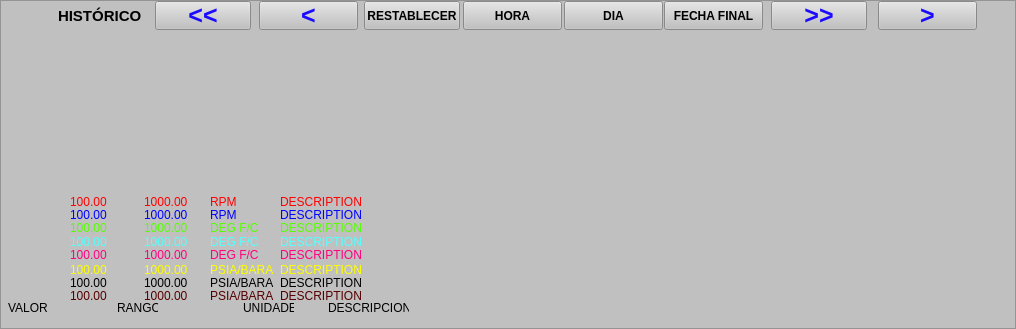
   <widget class="QFrame" name="frame_3">
    <property name="geometry">
     <rect>
      <x>4</x>
      <y>327</y>
      <width>1016</width>
      <height>329</height>
     </rect>
    </property>
    <property name="styleSheet">
     <string notr="true">background-color: rgb(192, 192, 192);</string>
    </property>
    <property name="frameShape">
     <enum>QFrame::StyledPanel</enum>
    </property>
    <property name="frameShadow">
     <enum>QFrame::Raised</enum>
    </property>
    <widget class="QwtPlot" name="qwtPlot_2">
     <property name="geometry">
      <rect>
       <x>13</x>
       <y>33</y>
       <width>971</width>
       <height>151</height>
      </rect>
     </property>
    </widget>
    <widget class="QLabel" name="label_48">
     <property name="geometry">
      <rect>
       <x>5</x>
       <y>194</y>
       <width>51</width>
       <height>16</height>
      </rect>
     </property>
     <property name="styleSheet">
      <string notr="true">color: rgb(255, 0, 0);</string>
     </property>
     <property name="text">
      <string>&lt;NO DATA&gt;</string>
     </property>
    </widget>
    <widget class="QLabel" name="label_49">
     <property name="geometry">
      <rect>
       <x>70</x>
       <y>194</y>
       <width>41</width>
       <height>16</height>
      </rect>
     </property>
     <property name="styleSheet">
      <string notr="true">color: rgb(255, 0, 0);</string>
     </property>
     <property name="text">
      <string>100.00</string>
     </property>
    </widget>
    <widget class="QLabel" name="label_50">
     <property name="geometry">
      <rect>
       <x>144</x>
       <y>194</y>
       <width>51</width>
       <height>16</height>
      </rect>
     </property>
     <property name="styleSheet">
      <string notr="true">color: rgb(255, 0, 0);</string>
     </property>
     <property name="text">
      <string>1000.00</string>
     </property>
    </widget>
    <widget class="QLabel" name="label_51">
     <property name="geometry">
      <rect>
       <x>210</x>
       <y>194</y>
       <width>66</width>
       <height>16</height>
      </rect>
     </property>
     <property name="styleSheet">
      <string notr="true">color: rgb(255, 0, 0);</string>
     </property>
     <property name="text">
      <string>RPM</string>
     </property>
    </widget>
    <widget class="QLabel" name="label_52">
     <property name="geometry">
      <rect>
       <x>280</x>
       <y>194</y>
       <width>151</width>
       <height>16</height>
      </rect>
     </property>
     <property name="styleSheet">
      <string notr="true">color: rgb(255, 0, 0);</string>
     </property>
     <property name="text">
      <string>DESCRIPTION</string>
     </property>
    </widget>
    <widget class="QLabel" name="label_53">
     <property name="geometry">
      <rect>
       <x>280</x>
       <y>207</y>
       <width>151</width>
       <height>16</height>
      </rect>
     </property>
     <property name="styleSheet">
      <string notr="true">color: rgb(0, 0, 255);</string>
     </property>
     <property name="text">
      <string>DESCRIPTION</string>
     </property>
    </widget>
    <widget class="QLabel" name="label_54">
     <property name="geometry">
      <rect>
       <x>5</x>
       <y>207</y>
       <width>51</width>
       <height>16</height>
      </rect>
     </property>
     <property name="styleSheet">
      <string notr="true">color: rgb(0, 0, 255);</string>
     </property>
     <property name="text">
      <string>&lt;NO DATA&gt;</string>
     </property>
    </widget>
    <widget class="QLabel" name="label_55">
     <property name="geometry">
      <rect>
       <x>210</x>
       <y>207</y>
       <width>66</width>
       <height>16</height>
      </rect>
     </property>
     <property name="styleSheet">
      <string notr="true">color: rgb(0, 0, 255);</string>
     </property>
     <property name="text">
      <string>RPM</string>
     </property>
    </widget>
    <widget class="QLabel" name="label_56">
     <property name="geometry">
      <rect>
       <x>70</x>
       <y>207</y>
       <width>41</width>
       <height>16</height>
      </rect>
     </property>
     <property name="styleSheet">
      <string notr="true">color: rgb(0, 0, 255);</string>
     </property>
     <property name="text">
      <string>100.00</string>
     </property>
    </widget>
    <widget class="QLabel" name="label_57">
     <property name="geometry">
      <rect>
       <x>144</x>
       <y>207</y>
       <width>51</width>
       <height>16</height>
      </rect>
     </property>
     <property name="styleSheet">
      <string notr="true">color: rgb(0, 0, 255);</string>
     </property>
     <property name="text">
      <string>1000.00</string>
     </property>
    </widget>
    <widget class="QLabel" name="label_58">
     <property name="geometry">
      <rect>
       <x>280</x>
       <y>220</y>
       <width>151</width>
       <height>16</height>
      </rect>
     </property>
     <property name="styleSheet">
      <string notr="true">color: rgb(85, 255, 0);</string>
     </property>
     <property name="text">
      <string>DESCRIPTION</string>
     </property>
    </widget>
    <widget class="QLabel" name="label_59">
     <property name="geometry">
      <rect>
       <x>144</x>
       <y>220</y>
       <width>51</width>
       <height>16</height>
      </rect>
     </property>
     <property name="styleSheet">
      <string notr="true">color: rgb(85, 255, 0);</string>
     </property>
     <property name="text">
      <string>1000.00</string>
     </property>
    </widget>
    <widget class="QLabel" name="label_60">
     <property name="geometry">
      <rect>
       <x>5</x>
       <y>220</y>
       <width>51</width>
       <height>16</height>
      </rect>
     </property>
     <property name="styleSheet">
      <string notr="true">color: rgb(85, 255, 0);</string>
     </property>
     <property name="text">
      <string>&lt;NO DATA&gt;</string>
     </property>
    </widget>
    <widget class="QLabel" name="label_61">
     <property name="geometry">
      <rect>
       <x>210</x>
       <y>220</y>
       <width>66</width>
       <height>16</height>
      </rect>
     </property>
     <property name="styleSheet">
      <string notr="true">color: rgb(85, 255, 0);</string>
     </property>
     <property name="text">
      <string>DEG F/C</string>
     </property>
    </widget>
    <widget class="QLabel" name="label_62">
     <property name="geometry">
      <rect>
       <x>70</x>
       <y>220</y>
       <width>41</width>
       <height>16</height>
      </rect>
     </property>
     <property name="styleSheet">
      <string notr="true">color: rgb(85, 255, 0);</string>
     </property>
     <property name="text">
      <string>100.00</string>
     </property>
    </widget>
    <widget class="QLabel" name="label_63">
     <property name="geometry">
      <rect>
       <x>280</x>
       <y>234</y>
       <width>151</width>
       <height>16</height>
      </rect>
     </property>
     <property name="styleSheet">
      <string notr="true">color: rgb(85, 255, 255);</string>
     </property>
     <property name="text">
      <string>DESCRIPTION</string>
     </property>
    </widget>
    <widget class="QLabel" name="label_64">
     <property name="geometry">
      <rect>
       <x>210</x>
       <y>234</y>
       <width>66</width>
       <height>16</height>
      </rect>
     </property>
     <property name="styleSheet">
      <string notr="true">color: rgb(85, 255, 255);</string>
     </property>
     <property name="text">
      <string>DEG F/C</string>
     </property>
    </widget>
    <widget class="QLabel" name="label_65">
     <property name="geometry">
      <rect>
       <x>144</x>
       <y>234</y>
       <width>51</width>
       <height>16</height>
      </rect>
     </property>
     <property name="styleSheet">
      <string notr="true">color: rgb(85, 255, 255);</string>
     </property>
     <property name="text">
      <string>1000.00</string>
     </property>
    </widget>
    <widget class="QLabel" name="label_66">
     <property name="geometry">
      <rect>
       <x>70</x>
       <y>234</y>
       <width>41</width>
       <height>16</height>
      </rect>
     </property>
     <property name="styleSheet">
      <string notr="true">color: rgb(85, 255, 255);</string>
     </property>
     <property name="text">
      <string>100.00</string>
     </property>
    </widget>
    <widget class="QLabel" name="label_67">
     <property name="geometry">
      <rect>
       <x>5</x>
       <y>234</y>
       <width>51</width>
       <height>16</height>
      </rect>
     </property>
     <property name="styleSheet">
      <string notr="true">color: rgb(85, 255, 255);</string>
     </property>
     <property name="text">
      <string>&lt;NO DATA&gt;</string>
     </property>
    </widget>
    <widget class="QLabel" name="label_68">
     <property name="geometry">
      <rect>
       <x>280</x>
       <y>247</y>
       <width>151</width>
       <height>16</height>
      </rect>
     </property>
     <property name="styleSheet">
      <string notr="true">color: rgb(85, 255, 0);
color: rgb(255, 0, 127);</string>
     </property>
     <property name="text">
      <string>DESCRIPTION</string>
     </property>
    </widget>
    <widget class="QLabel" name="label_69">
     <property name="geometry">
      <rect>
       <x>70</x>
       <y>247</y>
       <width>41</width>
       <height>16</height>
      </rect>
     </property>
     <property name="styleSheet">
      <string notr="true">color: rgb(85, 255, 0);
color: rgb(255, 0, 127);</string>
     </property>
     <property name="text">
      <string>100.00</string>
     </property>
    </widget>
    <widget class="QLabel" name="label_70">
     <property name="geometry">
      <rect>
       <x>5</x>
       <y>247</y>
       <width>51</width>
       <height>16</height>
      </rect>
     </property>
     <property name="styleSheet">
      <string notr="true">color: rgb(85, 255, 0);
color: rgb(255, 0, 127);</string>
     </property>
     <property name="text">
      <string>&lt;NO DATA&gt;</string>
     </property>
    </widget>
    <widget class="QLabel" name="label_71">
     <property name="geometry">
      <rect>
       <x>144</x>
       <y>247</y>
       <width>51</width>
       <height>16</height>
      </rect>
     </property>
     <property name="styleSheet">
      <string notr="true">color: rgb(85, 255, 0);
color: rgb(255, 0, 127);</string>
     </property>
     <property name="text">
      <string>1000.00</string>
     </property>
    </widget>
    <widget class="QLabel" name="label_72">
     <property name="geometry">
      <rect>
       <x>210</x>
       <y>247</y>
       <width>66</width>
       <height>16</height>
      </rect>
     </property>
     <property name="styleSheet">
      <string notr="true">color: rgb(85, 255, 0);
color: rgb(255, 0, 127);</string>
     </property>
     <property name="text">
      <string>DEG F/C</string>
     </property>
    </widget>
    <widget class="QLabel" name="label_73">
     <property name="geometry">
      <rect>
       <x>280</x>
       <y>262</y>
       <width>151</width>
       <height>16</height>
      </rect>
     </property>
     <property name="styleSheet">
      <string notr="true">color: rgb(255, 255, 0);</string>
     </property>
     <property name="text">
      <string>DESCRIPTION</string>
     </property>
    </widget>
    <widget class="QLabel" name="label_74">
     <property name="geometry">
      <rect>
       <x>144</x>
       <y>262</y>
       <width>51</width>
       <height>16</height>
      </rect>
     </property>
     <property name="styleSheet">
      <string notr="true">color: rgb(255, 255, 0);</string>
     </property>
     <property name="text">
      <string>1000.00</string>
     </property>
    </widget>
    <widget class="QLabel" name="label_75">
     <property name="geometry">
      <rect>
       <x>210</x>
       <y>262</y>
       <width>66</width>
       <height>16</height>
      </rect>
     </property>
     <property name="styleSheet">
      <string notr="true">color: rgb(255, 255, 0);</string>
     </property>
     <property name="text">
      <string>PSIA/BARA</string>
     </property>
    </widget>
    <widget class="QLabel" name="label_76">
     <property name="geometry">
      <rect>
       <x>5</x>
       <y>262</y>
       <width>51</width>
       <height>16</height>
      </rect>
     </property>
     <property name="styleSheet">
      <string notr="true">color: rgb(255, 255, 0);</string>
     </property>
     <property name="text">
      <string>&lt;NO DATA&gt;</string>
     </property>
    </widget>
    <widget class="QLabel" name="label_77">
     <property name="geometry">
      <rect>
       <x>70</x>
       <y>262</y>
       <width>41</width>
       <height>16</height>
      </rect>
     </property>
     <property name="styleSheet">
      <string notr="true">color: rgb(255, 255, 0);</string>
     </property>
     <property name="text">
      <string>100.00</string>
     </property>
    </widget>
    <widget class="QLabel" name="label_78">
     <property name="geometry">
      <rect>
       <x>280</x>
       <y>275</y>
       <width>151</width>
       <height>16</height>
      </rect>
     </property>
     <property name="styleSheet">
      <string notr="true">color: rgb(0, 0, 0);</string>
     </property>
     <property name="text">
      <string>DESCRIPTION</string>
     </property>
    </widget>
    <widget class="QLabel" name="label_79">
     <property name="geometry">
      <rect>
       <x>5</x>
       <y>275</y>
       <width>51</width>
       <height>16</height>
      </rect>
     </property>
     <property name="styleSheet">
      <string notr="true">color: rgb(0, 0, 0);</string>
     </property>
     <property name="text">
      <string>&lt;NO DATA&gt;</string>
     </property>
    </widget>
    <widget class="QLabel" name="label_80">
     <property name="geometry">
      <rect>
       <x>210</x>
       <y>275</y>
       <width>66</width>
       <height>16</height>
      </rect>
     </property>
     <property name="styleSheet">
      <string notr="true">color: rgb(0, 0, 0);</string>
     </property>
     <property name="text">
      <string>PSIA/BARA</string>
     </property>
    </widget>
    <widget class="QLabel" name="label_81">
     <property name="geometry">
      <rect>
       <x>70</x>
       <y>275</y>
       <width>41</width>
       <height>16</height>
      </rect>
     </property>
     <property name="styleSheet">
      <string notr="true">color: rgb(0, 0, 0);</string>
     </property>
     <property name="text">
      <string>100.00</string>
     </property>
    </widget>
    <widget class="QLabel" name="label_82">
     <property name="geometry">
      <rect>
       <x>144</x>
       <y>275</y>
       <width>51</width>
       <height>16</height>
      </rect>
     </property>
     <property name="styleSheet">
      <string notr="true">color: rgb(0, 0, 0);</string>
     </property>
     <property name="text">
      <string>1000.00</string>
     </property>
    </widget>
    <widget class="QLabel" name="label_83">
     <property name="geometry">
      <rect>
       <x>280</x>
       <y>288</y>
       <width>151</width>
       <height>16</height>
      </rect>
     </property>
     <property name="styleSheet">
      <string notr="true">color: rgb(85, 0, 0);</string>
     </property>
     <property name="text">
      <string>DESCRIPTION</string>
     </property>
    </widget>
    <widget class="QLabel" name="label_84">
     <property name="geometry">
      <rect>
       <x>210</x>
       <y>288</y>
       <width>66</width>
       <height>16</height>
      </rect>
     </property>
     <property name="styleSheet">
      <string notr="true">color: rgb(85, 0, 0);</string>
     </property>
     <property name="text">
      <string>PSIA/BARA</string>
     </property>
    </widget>
    <widget class="QLabel" name="label_85">
     <property name="geometry">
      <rect>
       <x>5</x>
       <y>288</y>
       <width>51</width>
       <height>16</height>
      </rect>
     </property>
     <property name="styleSheet">
      <string notr="true">color: rgb(85, 0, 0);</string>
     </property>
     <property name="text">
      <string>&lt;NO DATA&gt;</string>
     </property>
    </widget>
    <widget class="QLabel" name="label_86">
     <property name="geometry">
      <rect>
       <x>70</x>
       <y>288</y>
       <width>41</width>
       <height>16</height>
      </rect>
     </property>
     <property name="styleSheet">
      <string notr="true">color: rgb(85, 0, 0);</string>
     </property>
     <property name="text">
      <string>100.00</string>
     </property>
    </widget>
    <widget class="QLabel" name="label_87">
     <property name="geometry">
      <rect>
       <x>144</x>
       <y>288</y>
       <width>51</width>
       <height>16</height>
      </rect>
     </property>
     <property name="styleSheet">
      <string notr="true">color: rgb(85, 0, 0);</string>
     </property>
     <property name="text">
      <string>1000.00</string>
     </property>
    </widget>
    <widget class="QLabel" name="label_88">
     <property name="geometry">
      <rect>
       <x>328</x>
       <y>300</y>
       <width>81</width>
       <height>16</height>
      </rect>
     </property>
     <property name="styleSheet">
      <string notr="true">color: rgb(0, 0, 0);</string>
     </property>
     <property name="text">
      <string>DESCRIPCION</string>
     </property>
    </widget>
    <widget class="QLabel" name="label_89">
     <property name="geometry">
      <rect>
       <x>8</x>
       <y>300</y>
       <width>41</width>
       <height>16</height>
      </rect>
     </property>
     <property name="styleSheet">
      <string notr="true">color: rgb(0, 0, 0);</string>
     </property>
     <property name="text">
      <string>VALOR</string>
     </property>
    </widget>
    <widget class="QLabel" name="label_90">
     <property name="geometry">
      <rect>
       <x>117</x>
       <y>300</y>
       <width>41</width>
       <height>16</height>
      </rect>
     </property>
     <property name="styleSheet">
      <string notr="true">color: rgb(0, 0, 0);</string>
     </property>
     <property name="text">
      <string>RANGO</string>
     </property>
    </widget>
    <widget class="QLabel" name="label_91">
     <property name="geometry">
      <rect>
       <x>243</x>
       <y>300</y>
       <width>51</width>
       <height>16</height>
      </rect>
     </property>
     <property name="styleSheet">
      <string notr="true">color: rgb(0, 0, 0);</string>
     </property>
     <property name="text">
      <string>UNIDADES</string>
     </property>
    </widget>
    <widget class="QPushButton" name="pushButton_6">
     <property name="geometry">
      <rect>
       <x>463</x>
       <y>1</y>
       <width>99</width>
       <height>29</height>
      </rect>
     </property>
     <property name="font">
      <font>
       <pointsize>9</pointsize>
       <weight>75</weight>
       <bold>true</bold>
      </font>
     </property>
     <property name="text">
      <string>HORA</string>
     </property>
    </widget>
    <widget class="QPushButton" name="pushButton_7">
     <property name="geometry">
      <rect>
       <x>364</x>
       <y>1</y>
       <width>96</width>
       <height>29</height>
      </rect>
     </property>
     <property name="font">
      <font>
       <pointsize>9</pointsize>
       <weight>75</weight>
       <bold>true</bold>
      </font>
     </property>
     <property name="text">
      <string>RESTABLECER</string>
     </property>
    </widget>
    <widget class="QLabel" name="label_3">
     <property name="geometry">
      <rect>
       <x>58</x>
       <y>5</y>
       <width>91</width>
       <height>21</height>
      </rect>
     </property>
     <property name="font">
      <font>
       <pointsize>11</pointsize>
       <weight>75</weight>
       <bold>true</bold>
      </font>
     </property>
     <property name="text">
      <string>HISTÓRICO</string>
     </property>
    </widget>
    <widget class="QPushButton" name="pushButton_12">
     <property name="geometry">
      <rect>
       <x>155</x>
       <y>1</y>
       <width>96</width>
       <height>29</height>
      </rect>
     </property>
     <property name="font">
      <font>
       <pointsize>19</pointsize>
       <weight>75</weight>
       <bold>true</bold>
      </font>
     </property>
     <property name="styleSheet">
      <string notr="true">color: rgb(28, 12, 255);</string>
     </property>
     <property name="text">
      <string>&lt;&lt;</string>
     </property>
    </widget>
    <widget class="QPushButton" name="pushButton_9">
     <property name="geometry">
      <rect>
       <x>664</x>
       <y>1</y>
       <width>99</width>
       <height>29</height>
      </rect>
     </property>
     <property name="font">
      <font>
       <pointsize>9</pointsize>
       <weight>75</weight>
       <bold>true</bold>
      </font>
     </property>
     <property name="text">
      <string>FECHA FINAL</string>
     </property>
    </widget>
    <widget class="QPushButton" name="pushButton_13">
     <property name="geometry">
      <rect>
       <x>259</x>
       <y>1</y>
       <width>99</width>
       <height>29</height>
      </rect>
     </property>
     <property name="font">
      <font>
       <pointsize>19</pointsize>
       <weight>75</weight>
       <bold>true</bold>
      </font>
     </property>
     <property name="styleSheet">
      <string notr="true">color: rgb(28, 12, 255);</string>
     </property>
     <property name="text">
      <string>&lt;</string>
     </property>
    </widget>
    <widget class="QPushButton" name="pushButton_8">
     <property name="geometry">
      <rect>
       <x>564</x>
       <y>1</y>
       <width>99</width>
       <height>29</height>
      </rect>
     </property>
     <property name="font">
      <font>
       <pointsize>9</pointsize>
       <weight>75</weight>
       <bold>true</bold>
      </font>
     </property>
     <property name="text">
      <string>DIA</string>
     </property>
    </widget>
    <widget class="QPushButton" name="pushButton_14">
     <property name="geometry">
      <rect>
       <x>878</x>
       <y>1</y>
       <width>99</width>
       <height>29</height>
      </rect>
     </property>
     <property name="font">
      <font>
       <pointsize>19</pointsize>
       <weight>75</weight>
       <bold>true</bold>
      </font>
     </property>
     <property name="styleSheet">
      <string notr="true">color: rgb(28, 12, 255);</string>
     </property>
     <property name="text">
      <string>&gt;</string>
     </property>
    </widget>
    <widget class="QPushButton" name="pushButton_15">
     <property name="geometry">
      <rect>
       <x>771</x>
       <y>1</y>
       <width>96</width>
       <height>29</height>
      </rect>
     </property>
     <property name="font">
      <font>
       <pointsize>19</pointsize>
       <weight>75</weight>
       <bold>true</bold>
      </font>
     </property>
     <property name="styleSheet">
      <string notr="true">color: rgb(28, 12, 255);</string>
     </property>
     <property name="text">
      <string>&gt;&gt;</string>
     </property>
    </widget>
   </widget>
